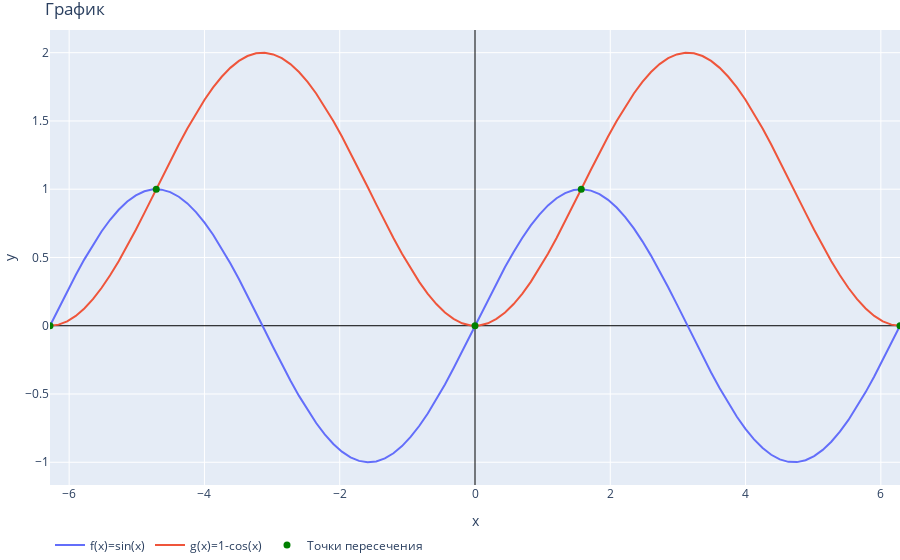

Notebook source saved alongside this figure:
### Code cell
fig = go.Figure()
fig.add_trace(go.Scatter(x=x, y=f(x), mode='lines', name='f(x)=sin(x)'))
fig.add_trace(go.Scatter(x=x, y=g(x), mode='lines', name='g(x)=1-cos(x)'))
fig.add_trace(go.Scatter(x=xn, y=f_g_xn, mode='markers', name='Точки пересечения',
                                                marker=dict(color="Green", size=7)))

fig.update_xaxes(range=[-2*np.pi, 2*np.pi], zeroline=True, zerolinewidth=1, zerolinecolor='Black')
fig.update_yaxes(zeroline=True, zerolinewidth=1, zerolinecolor='Black')

fig.update_layout(
    legend_orientation="h",
    margin=dict(l=0, r=0, t=30, b=0),
    title="График",
    xaxis_title="x",
    yaxis_title="y",
    hovermode='x'
)
fig.show()
